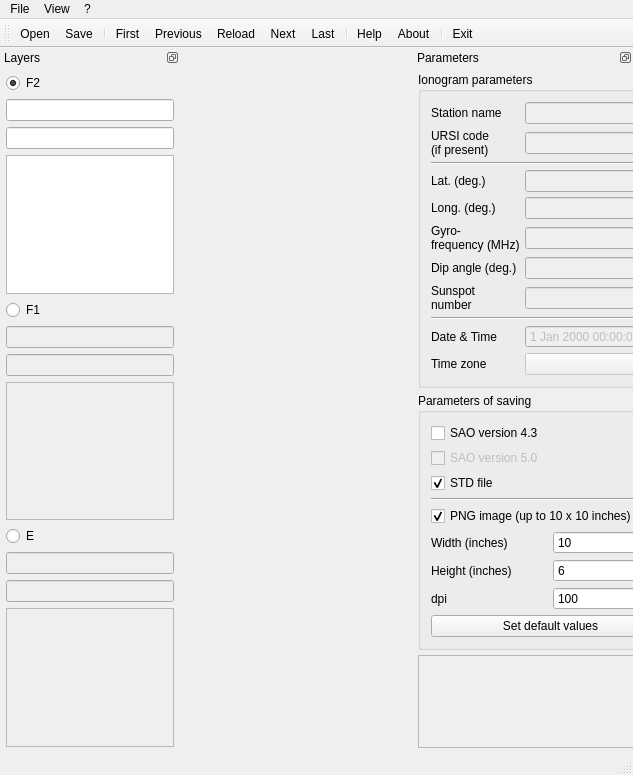
<?xml version="1.0" encoding="UTF-8"?>
<ui version="4.0">
 <class>mainWindow</class>
 <widget class="QMainWindow" name="mainWindow">
  <property name="windowModality">
   <enum>Qt::NonModal</enum>
  </property>
  <property name="enabled">
   <bool>true</bool>
  </property>
  <property name="geometry">
   <rect>
    <x>0</x>
    <y>0</y>
    <width>633</width>
    <height>775</height>
   </rect>
  </property>
  <property name="minimumSize">
   <size>
    <width>0</width>
    <height>0</height>
   </size>
  </property>
  <property name="maximumSize">
   <size>
    <width>16777215</width>
    <height>16777215</height>
   </size>
  </property>
  <property name="sizeIncrement">
   <size>
    <width>0</width>
    <height>0</height>
   </size>
  </property>
  <property name="windowTitle">
   <string>IonogramViewer2</string>
  </property>
  <widget class="QWidget" name="centralwidget">
   <layout class="QGridLayout" name="gridLayout_2">
    <item row="0" column="0">
     <layout class="QHBoxLayout" name="horizontalLayout">
      <property name="leftMargin">
       <number>5</number>
      </property>
      <property name="topMargin">
       <number>5</number>
      </property>
      <property name="rightMargin">
       <number>5</number>
      </property>
      <property name="bottomMargin">
       <number>5</number>
      </property>
     </layout>
    </item>
   </layout>
  </widget>
  <widget class="QMenuBar" name="menubar">
   <property name="geometry">
    <rect>
     <x>0</x>
     <y>0</y>
     <width>633</width>
     <height>21</height>
    </rect>
   </property>
   <widget class="QMenu" name="menu_File">
    <property name="title">
     <string>File</string>
    </property>
    <addaction name="actionOpen"/>
    <addaction name="actionSave"/>
    <addaction name="actionClose"/>
    <addaction name="separator"/>
    <addaction name="actionExit"/>
   </widget>
   <widget class="QMenu" name="menu">
    <property name="title">
     <string>?</string>
    </property>
    <addaction name="actionHelp"/>
    <addaction name="actionAbout"/>
   </widget>
   <widget class="QMenu" name="menuView">
    <property name="title">
     <string>View</string>
    </property>
    <addaction name="actionChangeLayer"/>
   </widget>
   <addaction name="menu_File"/>
   <addaction name="menuView"/>
   <addaction name="menu"/>
  </widget>
  <widget class="QStatusBar" name="statusbar"/>
  <widget class="QDockWidget" name="dockWidget">
   <property name="minimumSize">
    <size>
     <width>180</width>
     <height>573</height>
    </size>
   </property>
   <property name="maximumSize">
    <size>
     <width>180</width>
     <height>524287</height>
    </size>
   </property>
   <property name="features">
    <set>QDockWidget::DockWidgetFloatable|QDockWidget::DockWidgetMovable</set>
   </property>
   <property name="allowedAreas">
    <set>Qt::LeftDockWidgetArea</set>
   </property>
   <property name="windowTitle">
    <string>Layers</string>
   </property>
   <attribute name="dockWidgetArea">
    <number>1</number>
   </attribute>
   <widget class="QWidget" name="dockWidgetContents">
    <layout class="QVBoxLayout" name="verticalLayout_2">
     <property name="leftMargin">
      <number>6</number>
     </property>
     <property name="topMargin">
      <number>6</number>
     </property>
     <property name="rightMargin">
      <number>6</number>
     </property>
     <property name="bottomMargin">
      <number>6</number>
     </property>
     <item>
      <widget class="QRadioButton" name="radioButtonF2">
       <property name="toolTip">
        <string notr="true">The F2 trace data group</string>
       </property>
       <property name="text">
        <string notr="true">F2</string>
       </property>
       <property name="checked">
        <bool>true</bool>
       </property>
      </widget>
     </item>
     <item>
      <widget class="QLineEdit" name="lineEditF2">
       <property name="enabled">
        <bool>true</bool>
       </property>
       <property name="toolTip">
        <string notr="true">The critical frequency of the layer F2
(Right-click)</string>
       </property>
      </widget>
     </item>
     <item>
      <widget class="QLineEdit" name="lineEditF2m">
       <property name="enabled">
        <bool>true</bool>
       </property>
       <property name="toolTip">
        <string notr="true">The minimal frequency of the layer F2
(Middle-click)</string>
       </property>
      </widget>
     </item>
     <item>
      <widget class="QListWidget" name="listWidgetF2">
       <property name="enabled">
        <bool>true</bool>
       </property>
       <property name="toolTip">
        <string notr="true">The trace points (f in MHz, h' in km)
(Left-click)</string>
       </property>
       <property name="sortingEnabled">
        <bool>true</bool>
       </property>
      </widget>
     </item>
     <item>
      <widget class="QRadioButton" name="radioButtonF1">
       <property name="toolTip">
        <string notr="true">The F1 trace data group</string>
       </property>
       <property name="text">
        <string notr="true">F1</string>
       </property>
      </widget>
     </item>
     <item>
      <widget class="QLineEdit" name="lineEditF1">
       <property name="enabled">
        <bool>false</bool>
       </property>
       <property name="toolTip">
        <string notr="true">The critical frequency of the layer F1
(Right-click)</string>
       </property>
       <property name="clearButtonEnabled">
        <bool>false</bool>
       </property>
      </widget>
     </item>
     <item>
      <widget class="QLineEdit" name="lineEditF1m">
       <property name="enabled">
        <bool>false</bool>
       </property>
       <property name="toolTip">
        <string notr="true">The minimal frequency of the layer F1
(Middle-click)</string>
       </property>
      </widget>
     </item>
     <item>
      <widget class="QListWidget" name="listWidgetF1">
       <property name="enabled">
        <bool>false</bool>
       </property>
       <property name="toolTip">
        <string notr="true">The trace points (f in MHz, h' in km)
(Left-click)</string>
       </property>
       <property name="sortingEnabled">
        <bool>true</bool>
       </property>
      </widget>
     </item>
     <item>
      <widget class="QRadioButton" name="radioButtonE">
       <property name="toolTip">
        <string notr="true">The E trace data group</string>
       </property>
       <property name="text">
        <string notr="true">E</string>
       </property>
       <property name="checked">
        <bool>false</bool>
       </property>
      </widget>
     </item>
     <item>
      <widget class="QLineEdit" name="lineEditE">
       <property name="enabled">
        <bool>false</bool>
       </property>
       <property name="toolTip">
        <string notr="true">The critical frequency of the layer E
(Right-click)</string>
       </property>
       <property name="inputMethodHints">
        <set>Qt::ImhNone</set>
       </property>
       <property name="inputMask">
        <string notr="true"/>
       </property>
       <property name="text">
        <string notr="true"/>
       </property>
       <property name="placeholderText">
        <string notr="true"/>
       </property>
      </widget>
     </item>
     <item>
      <widget class="QLineEdit" name="lineEditEm">
       <property name="enabled">
        <bool>false</bool>
       </property>
       <property name="toolTip">
        <string notr="true">The minimal frequency of the layer E
(Middle-click)</string>
       </property>
      </widget>
     </item>
     <item>
      <widget class="QListWidget" name="listWidgetE">
       <property name="enabled">
        <bool>false</bool>
       </property>
       <property name="toolTip">
        <string notr="true">The trace points (f in MHz, h' in km)
(Left-click)</string>
       </property>
       <property name="sortingEnabled">
        <bool>true</bool>
       </property>
      </widget>
     </item>
    </layout>
   </widget>
  </widget>
  <widget class="QToolBar" name="toolBar">
   <property name="windowTitle">
    <string>toolBar</string>
   </property>
   <attribute name="toolBarArea">
    <enum>TopToolBarArea</enum>
   </attribute>
   <attribute name="toolBarBreak">
    <bool>false</bool>
   </attribute>
   <addaction name="actionOpen"/>
   <addaction name="actionSave"/>
   <addaction name="separator"/>
   <addaction name="actionFirst"/>
   <addaction name="actionPrevious"/>
   <addaction name="actionReload"/>
   <addaction name="actionNext"/>
   <addaction name="actionLast"/>
   <addaction name="separator"/>
   <addaction name="actionHelp"/>
   <addaction name="actionAbout"/>
   <addaction name="separator"/>
   <addaction name="actionExit"/>
  </widget>
  <widget class="QDockWidget" name="dockWidget_2">
   <property name="sizePolicy">
    <sizepolicy hsizetype="Fixed" vsizetype="Fixed">
     <horstretch>0</horstretch>
     <verstretch>0</verstretch>
    </sizepolicy>
   </property>
   <property name="minimumSize">
    <size>
     <width>220</width>
     <height>584</height>
    </size>
   </property>
   <property name="maximumSize">
    <size>
     <width>220</width>
     <height>8000</height>
    </size>
   </property>
   <property name="toolTip">
    <string/>
   </property>
   <property name="floating">
    <bool>false</bool>
   </property>
   <property name="features">
    <set>QDockWidget::DockWidgetFloatable|QDockWidget::DockWidgetMovable</set>
   </property>
   <property name="allowedAreas">
    <set>Qt::RightDockWidgetArea</set>
   </property>
   <property name="windowTitle">
    <string>Parameters</string>
   </property>
   <attribute name="dockWidgetArea">
    <number>2</number>
   </attribute>
   <widget class="QWidget" name="dockWidgetContents_2">
    <layout class="QGridLayout" name="gridLayout">
     <property name="sizeConstraint">
      <enum>QLayout::SetMinimumSize</enum>
     </property>
     <property name="leftMargin">
      <number>5</number>
     </property>
     <property name="topMargin">
      <number>5</number>
     </property>
     <property name="rightMargin">
      <number>5</number>
     </property>
     <property name="bottomMargin">
      <number>5</number>
     </property>
     <property name="spacing">
      <number>5</number>
     </property>
     <item row="2" column="0">
      <widget class="QGroupBox" name="groupBox_2">
       <property name="sizePolicy">
        <sizepolicy hsizetype="Minimum" vsizetype="Fixed">
         <horstretch>0</horstretch>
         <verstretch>0</verstretch>
        </sizepolicy>
       </property>
       <property name="layoutDirection">
        <enum>Qt::LeftToRight</enum>
       </property>
       <property name="title">
        <string>Parameters of saving</string>
       </property>
       <property name="alignment">
        <set>Qt::AlignLeading|Qt::AlignLeft|Qt::AlignTop</set>
       </property>
       <property name="flat">
        <bool>false</bool>
       </property>
       <property name="checkable">
        <bool>false</bool>
       </property>
       <layout class="QVBoxLayout" name="verticalLayout_3">
        <property name="spacing">
         <number>5</number>
        </property>
        <property name="sizeConstraint">
         <enum>QLayout::SetDefaultConstraint</enum>
        </property>
        <property name="leftMargin">
         <number>5</number>
        </property>
        <property name="topMargin">
         <number>5</number>
        </property>
        <property name="rightMargin">
         <number>5</number>
        </property>
        <property name="bottomMargin">
         <number>5</number>
        </property>
        <item>
         <layout class="QGridLayout" name="gridLayout_4">
          <property name="sizeConstraint">
           <enum>QLayout::SetMinimumSize</enum>
          </property>
          <property name="leftMargin">
           <number>5</number>
          </property>
          <property name="topMargin">
           <number>5</number>
          </property>
          <property name="rightMargin">
           <number>5</number>
          </property>
          <property name="bottomMargin">
           <number>5</number>
          </property>
          <property name="spacing">
           <number>5</number>
          </property>
          <item row="6" column="1">
           <widget class="QSpinBox" name="pngWidthSpinBox">
            <property name="minimum">
             <number>5</number>
            </property>
            <property name="maximum">
             <number>10</number>
            </property>
            <property name="value">
             <number>10</number>
            </property>
           </widget>
          </item>
          <item row="9" column="0" colspan="2">
           <widget class="QPushButton" name="pngDefaultButton">
            <property name="text">
             <string>Set default values</string>
            </property>
           </widget>
          </item>
          <item row="2" column="0" colspan="2">
           <widget class="QCheckBox" name="sao5CheckBox">
            <property name="enabled">
             <bool>false</bool>
            </property>
            <property name="text">
             <string>SAO version 5.0</string>
            </property>
           </widget>
          </item>
          <item row="7" column="0">
           <widget class="QLabel" name="label_6">
            <property name="text">
             <string>Height (inches)</string>
            </property>
           </widget>
          </item>
          <item row="6" column="0">
           <widget class="QLabel" name="label_5">
            <property name="text">
             <string>Width (inches)</string>
            </property>
           </widget>
          </item>
          <item row="5" column="0" colspan="2">
           <widget class="QCheckBox" name="pngCheckBox">
            <property name="text">
             <string>PNG image (up to 10 x 10 inches)</string>
            </property>
            <property name="checked">
             <bool>true</bool>
            </property>
           </widget>
          </item>
          <item row="8" column="1">
           <widget class="QSpinBox" name="pngDpiSpinBox">
            <property name="minimum">
             <number>100</number>
            </property>
            <property name="maximum">
             <number>300</number>
            </property>
            <property name="singleStep">
             <number>50</number>
            </property>
           </widget>
          </item>
          <item row="8" column="0">
           <widget class="QLabel" name="label_7">
            <property name="text">
             <string>dpi</string>
            </property>
           </widget>
          </item>
          <item row="1" column="0" colspan="2">
           <widget class="QCheckBox" name="sao4CheckBox">
            <property name="text">
             <string>SAO version 4.3</string>
            </property>
           </widget>
          </item>
          <item row="7" column="1">
           <widget class="QSpinBox" name="pngHeightSpinBox">
            <property name="minimum">
             <number>5</number>
            </property>
            <property name="maximum">
             <number>10</number>
            </property>
            <property name="value">
             <number>6</number>
            </property>
           </widget>
          </item>
          <item row="4" column="0" colspan="2">
           <widget class="Line" name="line">
            <property name="orientation">
             <enum>Qt::Horizontal</enum>
            </property>
           </widget>
          </item>
          <item row="3" column="0">
           <widget class="QCheckBox" name="stdCheckBox">
            <property name="text">
             <string>STD file</string>
            </property>
            <property name="checked">
             <bool>true</bool>
            </property>
           </widget>
          </item>
         </layout>
        </item>
       </layout>
      </widget>
     </item>
     <item row="0" column="0">
      <widget class="QGroupBox" name="groupBox">
       <property name="sizePolicy">
        <sizepolicy hsizetype="Expanding" vsizetype="Fixed">
         <horstretch>0</horstretch>
         <verstretch>0</verstretch>
        </sizepolicy>
       </property>
       <property name="minimumSize">
        <size>
         <width>0</width>
         <height>0</height>
        </size>
       </property>
       <property name="title">
        <string>Ionogram parameters</string>
       </property>
       <property name="alignment">
        <set>Qt::AlignLeading|Qt::AlignLeft|Qt::AlignTop</set>
       </property>
       <layout class="QVBoxLayout" name="verticalLayout">
        <property name="spacing">
         <number>5</number>
        </property>
        <property name="sizeConstraint">
         <enum>QLayout::SetDefaultConstraint</enum>
        </property>
        <property name="leftMargin">
         <number>5</number>
        </property>
        <property name="topMargin">
         <number>5</number>
        </property>
        <property name="rightMargin">
         <number>5</number>
        </property>
        <property name="bottomMargin">
         <number>5</number>
        </property>
        <item>
         <layout class="QGridLayout" name="gridLayout_5">
          <property name="leftMargin">
           <number>5</number>
          </property>
          <property name="topMargin">
           <number>5</number>
          </property>
          <property name="rightMargin">
           <number>5</number>
          </property>
          <property name="bottomMargin">
           <number>5</number>
          </property>
          <property name="spacing">
           <number>5</number>
          </property>
          <item row="2" column="0" colspan="2">
           <widget class="Line" name="line_4">
            <property name="orientation">
             <enum>Qt::Horizontal</enum>
            </property>
           </widget>
          </item>
          <item row="4" column="0">
           <widget class="QLabel" name="longDegLabel">
            <property name="text">
             <string>Long. (deg.)</string>
            </property>
           </widget>
          </item>
          <item row="1" column="0">
           <widget class="QLabel" name="label_2">
            <property name="text">
             <string>URSI code
(if present)</string>
            </property>
           </widget>
          </item>
          <item row="3" column="1">
           <widget class="QLineEdit" name="latLineEdit">
            <property name="enabled">
             <bool>false</bool>
            </property>
           </widget>
          </item>
          <item row="8" column="0" colspan="2">
           <widget class="Line" name="line_3">
            <property name="orientation">
             <enum>Qt::Horizontal</enum>
            </property>
           </widget>
          </item>
          <item row="9" column="0">
           <widget class="QLabel" name="label_3">
            <property name="text">
             <string>Date &amp; Time</string>
            </property>
           </widget>
          </item>
          <item row="10" column="0">
           <widget class="QLabel" name="label_4">
            <property name="text">
             <string>Time zone</string>
            </property>
           </widget>
          </item>
          <item row="1" column="1">
           <widget class="QLineEdit" name="ursiCodeEdit">
            <property name="enabled">
             <bool>false</bool>
            </property>
           </widget>
          </item>
          <item row="4" column="1">
           <widget class="QLineEdit" name="longLineEdit">
            <property name="enabled">
             <bool>false</bool>
            </property>
           </widget>
          </item>
          <item row="5" column="1">
           <widget class="QLineEdit" name="gyrofrequencyLineEdit">
            <property name="enabled">
             <bool>false</bool>
            </property>
           </widget>
          </item>
          <item row="5" column="0">
           <widget class="QLabel" name="gyrofrequencyLabel">
            <property name="text">
             <string>Gyro-
frequency (MHz)</string>
            </property>
           </widget>
          </item>
          <item row="9" column="1">
           <widget class="QDateTimeEdit" name="dateTimeEdit">
            <property name="enabled">
             <bool>false</bool>
            </property>
           </widget>
          </item>
          <item row="0" column="1">
           <widget class="QLineEdit" name="stationNameEdit">
            <property name="enabled">
             <bool>false</bool>
            </property>
           </widget>
          </item>
          <item row="3" column="0">
           <widget class="QLabel" name="latDegLabel">
            <property name="text">
             <string>Lat. (deg.)</string>
            </property>
           </widget>
          </item>
          <item row="10" column="1">
           <widget class="QComboBox" name="timeZoneComboBox">
            <property name="enabled">
             <bool>false</bool>
            </property>
           </widget>
          </item>
          <item row="0" column="0">
           <widget class="QLabel" name="label">
            <property name="text">
             <string>Station name</string>
            </property>
           </widget>
          </item>
          <item row="7" column="1">
           <widget class="QLineEdit" name="sunspotNumberLineEdit">
            <property name="enabled">
             <bool>false</bool>
            </property>
           </widget>
          </item>
          <item row="7" column="0">
           <widget class="QLabel" name="sunspotNumberLabel">
            <property name="text">
             <string>Sunspot 
number</string>
            </property>
           </widget>
          </item>
          <item row="6" column="1">
           <widget class="QLineEdit" name="dipAngleLineEdit">
            <property name="enabled">
             <bool>false</bool>
            </property>
           </widget>
          </item>
          <item row="6" column="0">
           <widget class="QLabel" name="label_8">
            <property name="text">
             <string>Dip angle (deg.)</string>
            </property>
           </widget>
          </item>
         </layout>
        </item>
       </layout>
      </widget>
     </item>
     <item row="3" column="0">
      <widget class="QFrame" name="frame">
       <property name="sizePolicy">
        <sizepolicy hsizetype="Minimum" vsizetype="Minimum">
         <horstretch>0</horstretch>
         <verstretch>0</verstretch>
        </sizepolicy>
       </property>
       <property name="frameShape">
        <enum>QFrame::StyledPanel</enum>
       </property>
       <property name="frameShadow">
        <enum>QFrame::Raised</enum>
       </property>
      </widget>
     </item>
    </layout>
   </widget>
  </widget>
  <action name="actionExit">
   <property name="icon">
    <iconset>
     <normaloff>images/application-exit.png</normaloff>images/application-exit.png</iconset>
   </property>
   <property name="text">
    <string>Exit</string>
   </property>
   <property name="toolTip">
    <string>Exit (Ctrl+Q)</string>
   </property>
   <property name="shortcut">
    <string>Ctrl+Q</string>
   </property>
  </action>
  <action name="actionOpen">
   <property name="icon">
    <iconset>
     <normaloff>images/document-open.png</normaloff>images/document-open.png</iconset>
   </property>
   <property name="text">
    <string>Open</string>
   </property>
   <property name="toolTip">
    <string>Open (Ctrl+O)</string>
   </property>
   <property name="shortcut">
    <string>Ctrl+O</string>
   </property>
  </action>
  <action name="actionHelp">
   <property name="icon">
    <iconset>
     <normaloff>images/help-contents.png</normaloff>images/help-contents.png</iconset>
   </property>
   <property name="text">
    <string>Help</string>
   </property>
   <property name="shortcut">
    <string>F1</string>
   </property>
  </action>
  <action name="actionAbout">
   <property name="icon">
    <iconset>
     <normaloff>images/help-about.png</normaloff>images/help-about.png</iconset>
   </property>
   <property name="text">
    <string>About</string>
   </property>
   <property name="shortcut">
    <string>Alt+F1</string>
   </property>
  </action>
  <action name="actionSave">
   <property name="icon">
    <iconset>
     <normaloff>images/document-save-as.png</normaloff>images/document-save-as.png</iconset>
   </property>
   <property name="text">
    <string>Save</string>
   </property>
   <property name="toolTip">
    <string>Save (Ctrl+S)</string>
   </property>
   <property name="shortcut">
    <string>Ctrl+S</string>
   </property>
  </action>
  <action name="actionNext">
   <property name="icon">
    <iconset>
     <normaloff>images/go-next.png</normaloff>images/go-next.png</iconset>
   </property>
   <property name="text">
    <string>Next</string>
   </property>
   <property name="toolTip">
    <string>Next (Ctrl + Space)</string>
   </property>
   <property name="shortcut">
    <string>Ctrl+Space</string>
   </property>
  </action>
  <action name="actionPrevious">
   <property name="icon">
    <iconset>
     <normaloff>images/go-next-rtl.png</normaloff>images/go-next-rtl.png</iconset>
   </property>
   <property name="text">
    <string>Previous</string>
   </property>
   <property name="toolTip">
    <string>Previous (Ctrl + Shift + Space)</string>
   </property>
   <property name="shortcut">
    <string>Ctrl+Shift+Space</string>
   </property>
  </action>
  <action name="actionReload">
   <property name="icon">
    <iconset>
     <normaloff>images/view-refresh.png</normaloff>images/view-refresh.png</iconset>
   </property>
   <property name="text">
    <string>Reload</string>
   </property>
   <property name="toolTip">
    <string>Reload</string>
   </property>
  </action>
  <action name="actionFirst">
   <property name="icon">
    <iconset>
     <normaloff>images/go-first.png</normaloff>images/go-first.png</iconset>
   </property>
   <property name="text">
    <string>First</string>
   </property>
  </action>
  <action name="actionLast">
   <property name="icon">
    <iconset>
     <normaloff>images/go-last.png</normaloff>images/go-last.png</iconset>
   </property>
   <property name="text">
    <string>Last</string>
   </property>
  </action>
  <action name="actionChangeLayer">
   <property name="text">
    <string>Change layer</string>
   </property>
   <property name="toolTip">
    <string>Change layer</string>
   </property>
   <property name="shortcut">
    <string>Ctrl+Tab</string>
   </property>
  </action>
  <action name="actionClose">
   <property name="text">
    <string>Close</string>
   </property>
   <property name="toolTip">
    <string>Close (Ctrl+W)</string>
   </property>
   <property name="shortcut">
    <string>Ctrl+W</string>
   </property>
  </action>
 </widget>
 <resources/>
 <connections/>
</ui>
